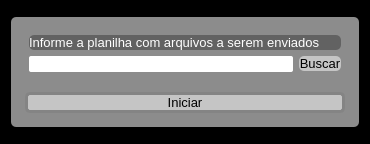
<?xml version="1.0" encoding="UTF-8"?>
<ui version="4.0">
 <class>Upload</class>
 <widget class="QWidget" name="Upload">
  <property name="geometry">
   <rect>
    <x>0</x>
    <y>0</y>
    <width>370</width>
    <height>144</height>
   </rect>
  </property>
  <property name="minimumSize">
   <size>
    <width>370</width>
    <height>120</height>
   </size>
  </property>
  <property name="maximumSize">
   <size>
    <width>370</width>
    <height>144</height>
   </size>
  </property>
  <property name="windowTitle">
   <string>Form</string>
  </property>
  <property name="styleSheet">
   <string notr="true">background-color: rgb(0, 0, 0);</string>
  </property>
  <layout class="QVBoxLayout" name="verticalLayout_4">
   <item alignment="Qt::AlignVCenter">
    <widget class="QWidget" name="widget" native="true">
     <property name="styleSheet">
      <string notr="true">background-color: rgb(140, 140, 140);
border-radius: 5px;</string>
     </property>
     <layout class="QVBoxLayout" name="verticalLayout_3">
      <item>
       <widget class="QFrame" name="frame">
        <property name="frameShape">
         <enum>QFrame::StyledPanel</enum>
        </property>
        <property name="frameShadow">
         <enum>QFrame::Raised</enum>
        </property>
        <layout class="QVBoxLayout" name="verticalLayout_2">
         <item>
          <layout class="QVBoxLayout" name="verticalLayout">
           <item>
            <widget class="QLabel" name="label">
             <property name="font">
              <font>
               <pointsize>10</pointsize>
              </font>
             </property>
             <property name="styleSheet">
              <string notr="true">color: rgb(255, 255, 255);
background-color: rgba(0, 0, 0, 0.3);</string>
             </property>
             <property name="text">
              <string>Informe a planilha com arquivos a serem enviados</string>
             </property>
            </widget>
           </item>
           <item>
            <layout class="QHBoxLayout" name="horizontalLayout">
             <item>
              <widget class="QLineEdit" name="lineEndr">
               <property name="styleSheet">
                <string notr="true">background-color: rgb(255, 255, 255);
border-radius: 2px;
</string>
               </property>
              </widget>
             </item>
             <item>
              <widget class="QPushButton" name="BuscarPlanilha">
               <property name="font">
                <font>
                 <pointsize>10</pointsize>
                </font>
               </property>
               <property name="cursor">
                <cursorShape>PointingHandCursor</cursorShape>
               </property>
               <property name="styleSheet">
                <string notr="true">QPushButton{
background-color: rgba(255, 255, 255, 0.5);

}

QPushButton:hover {
background-color: rgb(255, 255, 255);
border: 2px solid rgb(102, 102, 102);
border-radius: 5px
}</string>
               </property>
               <property name="text">
                <string>Buscar</string>
               </property>
              </widget>
             </item>
            </layout>
           </item>
          </layout>
         </item>
        </layout>
       </widget>
      </item>
      <item>
       <widget class="QPushButton" name="IniciarUpload">
        <property name="font">
         <font>
          <pointsize>10</pointsize>
         </font>
        </property>
        <property name="cursor">
         <cursorShape>PointingHandCursor</cursorShape>
        </property>
        <property name="styleSheet">
         <string notr="true">QPushButton{
background-color: rgba(255, 255, 255, 0.5);
border: 3px solid rgb(132, 132, 132);
border-radius: 5px;
margin: 5px;
}

QPushButton:hover {
background-color: rgb(255, 255, 255);
border: 2px solid rgb(102, 102, 102);
border-radius: 5px
}</string>
        </property>
        <property name="text">
         <string>Iniciar</string>
        </property>
       </widget>
      </item>
     </layout>
    </widget>
   </item>
  </layout>
 </widget>
 <resources/>
 <connections/>
</ui>
